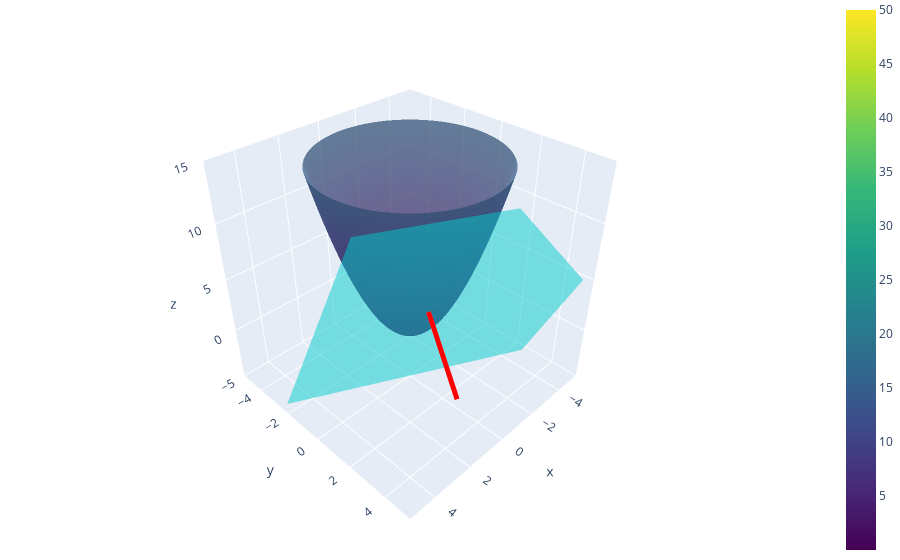

Notebook cell for this chart:
### Markdown cell above
We can use plotly to make interactive plots.

### Code cell
import plotly.graph_objects as go

# Define the surface
surface = go.Surface(z=Z, x=X, y=Y, colorscale='Viridis', opacity=0.7)

# Define the point and the normal vector
x0, y0 = 1.0, 2.0
z0 = f([x0, y0])
g = Gradient(f)([x0, y0])
g = (g / np.linalg.norm(g))*3.14

# Define the line representing the normal vector
line = go.Scatter3d(x=[x0, x0+g[0]], y=[y0, y0+g[1]], z=[z0, z0-3.14],
                     mode='lines', line=dict(color='red', width=10))

# Define the tangent plane
plane = go.Surface(z=Z_plane, x=X, y=Y, opacity=0.5, showscale=False, colorscale=[[0, 'cyan'], [1, 'cyan']])

# Layout options
layout = go.Layout(scene=dict(aspectmode='cube',
                              zaxis=dict(range=[-5, 15]),
                              camera=dict(eye=dict(x=1.5, y=1.5, z=1.5))),
                    margin=dict(l=0, r=0, b=0, t=0))

# Create the figure with the surface, the line, and the plane
fig = go.Figure(data=[surface, line, plane], layout=layout)

# Show the plot
fig.show()

### Figure 1 — Plotly figure (JSON) as saved in the notebook; plotly's stock layout.template omitted (floating-point values rounded to 4 significant figures; data arrays with more than 128 entries replaced by an {"elided": "..."} marker saying what was removed)
{"data": [{"colorscale": [[0, "#440154"], [0.1111, "#482878"], [0.2222, "#3e4989"], [0.3333, "#31688e"], [0.4444, "#26828e"], [0.5556, "#1f9e89"], [0.6667, "#35b779"], [0.7778, "#6ece58"], [0.8889, "#b5de2b"], [1, "#fde725"]], "opacity": 0.7, "type": "surface", "x": {"elided": "100x100 float values"}, "y": {"elided": "100x100 float values"}, "z": {"elided": "100x100 float values"}}, {"line": {"color": "red", "width": 10}, "mode": "lines", "type": "scatter3d", "x": [1, 2.404], "y": [2, 4.809], "z": [5, 1.86]}, {"colorscale": [[0, "cyan"], [1, "cyan"]], "opacity": 0.5, "showscale": false, "type": "surface", "x": {"elided": "100x100 float values"}, "y": {"elided": "100x100 float values"}, "z": {"elided": "100x100 float values"}}], "layout": {"margin": {"b": 0, "l": 0, "r": 0, "t": 0}, "scene": {"aspectmode": "cube", "camera": {"eye": {"x": 1.5, "y": 1.5, "z": 1.5}}, "zaxis": {"range": [-5, 15]}}}}
